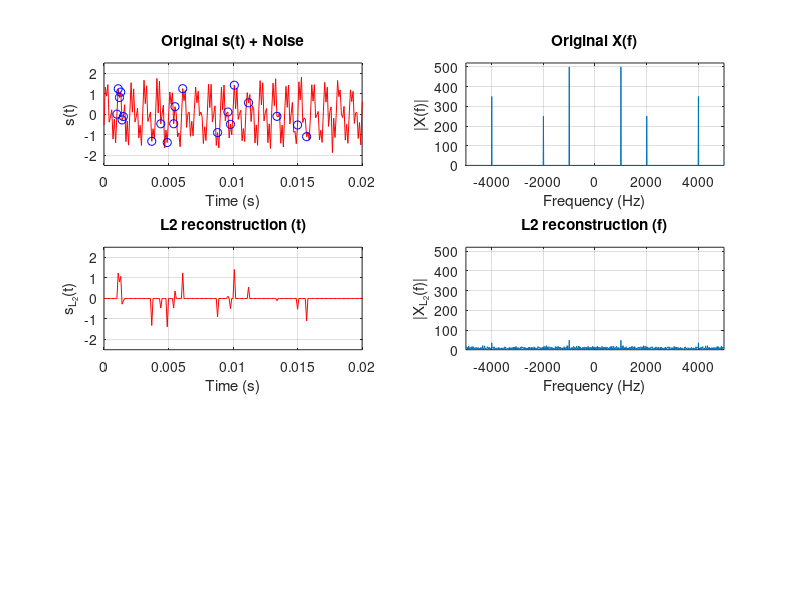

Recreate this plot in MATLAB. (Note: this script raises an error after producing the figure.)
%% Non-Uniform Sampling

clear;
clc;
close all;

% random seed
rng(1);

%Signal frequencies (Hz)
f1 = 1e3;
f2 = 2e3;
f3 = 4e3;

fs = 10e3;               %Sampling frequency
T  = 1/fs;               %Time between samples
N  = 1000;               %Number of samples
t  = (0:N-1)'.*T;        %PTime of each sample

%Generate time domain signal corrupted with noise
s_original = 1*sin(2*pi*f1*t) + 0.5*sin(2*pi*f2*t) + 0.7*sin(2*pi*f3*t);
s = s_original + 0.2*randn(N,1);

%Choose M random samples of the signal
M = 101;                    %number of random measurements
k = randperm(N);            %indices of random samples
m = sort(k(1:M));           %save just the first M indices in sorted order
y = s(m);                   %sample signal at random points

%Plot time-domain signal
figure(1);
subplot(3,2,1);
plot(t,s,'r-',t(m),y,'bo');
xlabel('Time (s)');
ylabel('s(t)');
grid on;
axis([0,.02,-2.5,2.5]);
title('Original s(t) + Noise');

%Plot (sparse) Fourier domain signal
X = fft(s_original);

subplot(3,2,2);
plot(linspace(-fs/2,fs/2,length(X)),abs(fftshift(X)));
xlabel('Frequency (Hz)');
ylabel('|X(f)|');
grid on;
axis([-fs/2,fs/2,0,520]);
title('Original X(f)');

%Generate linear transform matrix
PHI = fft(eye(N));                          %DFT matrix (OR use dftmtx(N))
E = zeros(M,N);                             
E(sub2ind(size(E),1:M,m)) = 1;              %S has entries of 1 where sampled
A = E*(1/N)*PHI';                           %Appropriately scrambled DFT matrix

%% Naive l2 minimization solution
Xl2 = pinv(A)*y;
sl2 = (1/N)*real(PHI'*Xl2);      %Reconstruct signal

%Plot frequency domain naive (L2) solution
subplot(3,2,4);
plot(linspace(-fs/2,fs/2,length(X)),abs(fftshift(Xl2)));
xlabel('Frequency (Hz)');
ylabel('|X_{L_2}(f)|');
grid on;
axis([-fs/2,fs/2,0,520]);
title('L2 reconstruction (f)');

%Plot time domain naive (L2) solution
subplot(3,2,3);
plot(t,sl2,'r-');
xlabel('Time (s)');
ylabel('s_{L_2}(t)');
grid on;
axis([0,.02,-2.5,2.5]);
title('L2 reconstruction (t)');

%% Approximate sparse solution using OMP with sparsity between 1-20.
%  Choose solution with lowest reconstruction error
bestnumOMP = 0;
max_numOMP = 20;
error = zeros(1,max_numOMP);
error_min = norm(s);
for numOMP = 1:max_numOMP
    X_omp = OMPnorm(A,y,numOMP);
    s_omp = (1/N)*real(PHI'*X_omp);
    
    error(numOMP) = norm(s-s_omp);
    
    if error(numOMP) < error_min
        bestnumOMP = numOMP;
        error_min = error(numOMP);
    end
end

disp(strcat('Best sparsity for OMP = ',num2str(bestnumOMP)));

% Plot the best solution using OMP
X_omp_best = OMPnorm(A,y,bestnumOMP);
s_omp_best = (1/N)*real(PHI'*X_omp_best);      %Reconstruct signal

%Plot frequency domain Matching Pursuit solution
subplot(3,2,6);
plot(linspace(-fs/2,fs/2,length(X)),abs(fftshift(X_omp_best)));
xlabel('Frequency (Hz)');
ylabel('|X_{OMP}(f)|');
grid on;
axis([-fs/2,fs/2,0,520]);
title('OMP Reconstruction (f)');

%Plot time domain Matching Pursuit solution
subplot(3,2,5);
plot(t,s_omp_best,'r-');
xlabel('Time (s)');
ylabel('s_{OMP}(t)');
title('OMP Reconstruction (t)');
grid on;
axis([0,.02,-2.5,2.5]);

%% plot OMP reconstruction error vs sparsity
figure;
plot(1:max_numOMP,error,'ko-');
xlabel('Sparsity');
ylabel('Reconstruction error');
title('Reconstruction error vs. Sparsity (OMP)')
grid on;

%end